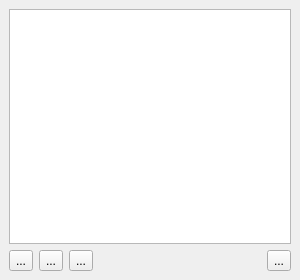
  <widget class="QDockWidget" name="spectraDockWidget" >
   <property name="geometry" >
    <rect>
     <x>0</x>
     <y>55</y>
     <width>300</width>
     <height>280</height>
    </rect>
   </property>
   <property name="sizePolicy" >
    <sizepolicy vsizetype="MinimumExpanding" hsizetype="MinimumExpanding" >
     <horstretch>0</horstretch>
     <verstretch>0</verstretch>
    </sizepolicy>
   </property>
   <property name="minimumSize" >
    <size>
     <width>300</width>
     <height>272</height>
    </size>
   </property>
   <property name="whatsThis" >
    <string>&lt;html>&lt;head>&lt;meta name="qrichtext" content="1" />&lt;style type="text/css">
p, li { white-space: pre-wrap; }
&lt;/style>&lt;/head>&lt;body style=" font-family:'MS Shell Dlg 2'; font-size:8.25pt; font-weight:400; font-style:normal; text-decoration:none;">
&lt;p style=" margin-top:0px; margin-bottom:0px; margin-left:0px; margin-right:0px; -qt-block-indent:0; text-indent:0px;">Spectra Selection Panel.&lt;/p>
&lt;p style="-qt-paragraph-type:empty; margin-top:0px; margin-bottom:0px; margin-left:0px; margin-right:0px; -qt-block-indent:0; text-indent:0px;">&lt;/p>
&lt;p style=" margin-top:0px; margin-bottom:0px; margin-left:0px; margin-right:0px; -qt-block-indent:0; text-indent:0px;">The loaded spectra appear here.&lt;/p>
&lt;p style="-qt-paragraph-type:empty; margin-top:0px; margin-bottom:0px; margin-left:0px; margin-right:0px; -qt-block-indent:0; text-indent:0px;">&lt;/p>
&lt;p style=" margin-top:0px; margin-bottom:0px; margin-left:0px; margin-right:0px; -qt-block-indent:0; text-indent:0px;">You can &lt;span style=" font-weight:600; font-style:italic;">highlight&lt;/span> them (by single clicks or block selections) and you can &lt;span style=" font-weight:600; font-style:italic;">(un)check&lt;/span> them (by clicking on the box, or double-clicking, or using the check/uncheck buttons).&lt;/p>
&lt;p style=" margin-top:0px; margin-bottom:0px; margin-left:0px; margin-right:0px; -qt-block-indent:0; text-indent:0px;">Any action on the Parameters tab will affect &lt;span style=" font-style:italic;">only to the checked&lt;/span> spectra.&lt;/p>
&lt;p style="-qt-paragraph-type:empty; margin-top:0px; margin-bottom:0px; margin-left:0px; margin-right:0px; -qt-block-indent:0; text-indent:0px;">&lt;/p>
&lt;p style=" margin-top:0px; margin-bottom:0px; margin-left:0px; margin-right:0px; -qt-block-indent:0; text-indent:0px;">You can add spectra to this panel by loading them.&lt;/p>
&lt;p style=" margin-top:0px; margin-bottom:0px; margin-left:0px; margin-right:0px; -qt-block-indent:0; text-indent:0px;">You can remove spectra from this panel by using the remove spectrum button.&lt;/p>
&lt;p style="-qt-paragraph-type:empty; margin-top:0px; margin-bottom:0px; margin-left:0px; margin-right:0px; -qt-block-indent:0; text-indent:0px;">&lt;/p>&lt;/body>&lt;/html></string>
   </property>
   <property name="floating" >
    <bool>false</bool>
   </property>
   <property name="features" >
    <set>QDockWidget::AllDockWidgetFeatures</set>
   </property>
   <property name="allowedAreas" >
    <set>Qt::LeftDockWidgetArea|Qt::RightDockWidgetArea</set>
   </property>
   <property name="windowTitle" >
    <string>Spectra selection</string>
   </property>
   <attribute name="dockWidgetArea" >
    <number>1</number>
   </attribute>
   <widget class="QWidget" name="dockWidgetContents" >
    <property name="geometry" >
     <rect>
      <x>0</x>
      <y>22</y>
      <width>300</width>
      <height>258</height>
     </rect>
    </property>
    <layout class="QVBoxLayout" >
     <property name="spacing" >
      <number>6</number>
     </property>
     <property name="margin" >
      <number>9</number>
     </property>
     <item>
      <widget class="QTableView" name="spectraTable" >
       <property name="selectionBehavior" >
        <enum>QAbstractItemView::SelectRows</enum>
       </property>
       <property name="showGrid" >
        <bool>false</bool>
       </property>
      </widget>
     </item>
     <item>
      <layout class="QHBoxLayout" >
       <property name="spacing" >
        <number>6</number>
       </property>
       <property name="margin" >
        <number>0</number>
       </property>
       <item>
        <widget class="QToolButton" name="selectAllTB" >
         <property name="toolTip" >
          <string>&lt;html>&lt;head>&lt;meta name="qrichtext" content="1" />&lt;style type="text/css">
p, li { white-space: pre-wrap; }
&lt;/style>&lt;/head>&lt;body style=" font-family:'MS Shell Dlg 2'; font-size:8.25pt; font-weight:400; font-style:normal; text-decoration:none;">
&lt;p style=" margin-top:0px; margin-bottom:0px; margin-left:0px; margin-right:0px; -qt-block-indent:0; text-indent:0px;">Check &lt;span style=" font-weight:600;">All&lt;/span>&lt;/p>&lt;/body>&lt;/html></string>
         </property>
         <property name="text" >
          <string>...</string>
         </property>
         <property name="icon" >
          <iconset resource="PAScual.qrc" >
           <normaloff>:/Icons/Icons/mine/checkall.png</normaloff>:/Icons/Icons/mine/checkall.png</iconset>
         </property>
        </widget>
       </item>
       <item>
        <widget class="QToolButton" name="selectNoneTB" >
         <property name="toolTip" >
          <string>&lt;html>&lt;head>&lt;meta name="qrichtext" content="1" />&lt;style type="text/css">
p, li { white-space: pre-wrap; }
&lt;/style>&lt;/head>&lt;body style=" font-family:'MS Shell Dlg 2'; font-size:8.25pt; font-weight:400; font-style:normal; text-decoration:none;">
&lt;p style=" margin-top:0px; margin-bottom:0px; margin-left:0px; margin-right:0px; -qt-block-indent:0; text-indent:0px;">Uncheck All&lt;/p>&lt;/body>&lt;/html></string>
         </property>
         <property name="text" >
          <string>...</string>
         </property>
         <property name="icon" >
          <iconset resource="PAScual.qrc" >
           <normaloff>:/Icons/Icons/mine/checknone.png</normaloff>:/Icons/Icons/mine/checknone.png</iconset>
         </property>
        </widget>
       </item>
       <item>
        <widget class="QToolButton" name="selectMarkedTB" >
         <property name="toolTip" >
          <string>&lt;html>&lt;head>&lt;meta name="qrichtext" content="1" />&lt;style type="text/css">
p, li { white-space: pre-wrap; }
&lt;/style>&lt;/head>&lt;body style=" font-family:'MS Shell Dlg 2'; font-size:8.25pt; font-weight:400; font-style:normal; text-decoration:none;">
&lt;p style=" margin-top:0px; margin-bottom:0px; margin-left:0px; margin-right:0px; -qt-block-indent:0; text-indent:0px;">Check Marked&lt;/p>&lt;/body>&lt;/html></string>
         </property>
         <property name="text" >
          <string>...</string>
         </property>
         <property name="icon" >
          <iconset resource="PAScual.qrc" >
           <normaloff>:/Icons/Icons/mine/checkmarked.png</normaloff>:/Icons/Icons/mine/checkmarked.png</iconset>
         </property>
        </widget>
       </item>
       <item>
        <spacer>
         <property name="orientation" >
          <enum>Qt::Horizontal</enum>
         </property>
         <property name="sizeHint" stdset="0" >
          <size>
           <width>40</width>
           <height>20</height>
          </size>
         </property>
        </spacer>
       </item>
       <item>
        <widget class="QToolButton" name="removeSpectraTB" >
         <property name="toolTip" >
          <string>&lt;html>&lt;head>&lt;meta name="qrichtext" content="1" />&lt;style type="text/css">
p, li { white-space: pre-wrap; }
&lt;/style>&lt;/head>&lt;body style=" font-family:'MS Shell Dlg 2'; font-size:8.25pt; font-weight:400; font-style:normal; text-decoration:none;">
&lt;p style=" margin-top:0px; margin-bottom:0px; margin-left:0px; margin-right:0px; -qt-block-indent:0; text-indent:0px;">Remove checked spectra from list&lt;/p>&lt;/body>&lt;/html></string>
         </property>
         <property name="text" >
          <string>...</string>
         </property>
         <property name="icon" >
          <iconset resource="PAScual.qrc" >
           <normaloff>:/Icons/Icons/mine/CRdelete.png</normaloff>:/Icons/Icons/mine/CRdelete.png</iconset>
         </property>
        </widget>
       </item>
      </layout>
     </item>
    </layout>
   </widget>
  </widget>
